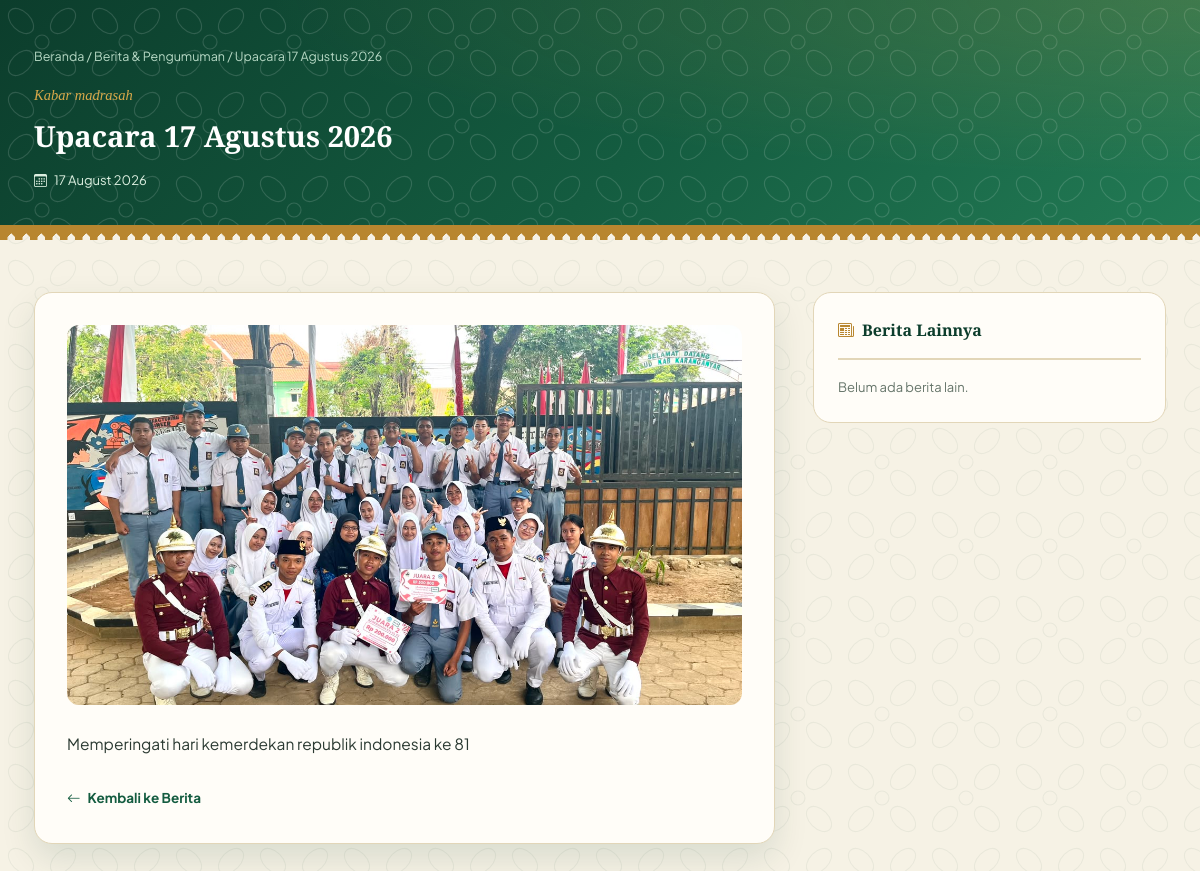
The page /Berita/detail/1 on the database its author committed.
### tables this page shows
CREATE TABLE `pengumuman` (
  `id_pengumuman` int NOT NULL,
  `judul` varchar(150) NOT NULL,
  `tanggal` date NOT NULL,
  `isi` text NOT NULL,
  `foto` varchar(255) DEFAULT NULL,
  `created_at` timestamp NULL DEFAULT CURRENT_TIMESTAMP
);

### application/controllers/Berita.php (called while the page is built, shortened)
<?php
class Berita extends CI_Controller {
    public function __construct()
    {
        $this->load->database();
        $this->load->model('Pengumuman_model', 'pengumuman');
    }
    public function detail($id = null)
    {
        $kontak = $this->db->get('kontak')->row();
        $berita = $this->pengumuman->get_by_id($id);
        $berita_lain = $this->db
            ->where('id_pengumuman !=', $id)
            ->order_by('tanggal', 'DESC')
            ->order_by('id_pengumuman', 'DESC')
            ->limit(4)
            ->get('pengumuman')
            ->result();
        $data = [
            'kontak'      => $kontak,
            'berita'      => $berita,
            'berita_lain' => $berita_lain,
        ];
        $this->load->view('berita_detail', $data);
    }
}

### index.php (called while the page is built, shortened)
<?php
require_once BASEPATH.'core/CodeIgniter.php';

### application/models/Pengumuman_model.php (called while the page is built, shortened)
<?php
class Pengumuman_model extends CI_Model {
    public function get_by_id($id)
    {
        return $this->db->get_where('pengumuman', ['id_pengumuman' => $id])->row();
    }
}

### application/views/berita_detail.php (the view, shortened to what this page needs)
<!DOCTYPE html>
<html lang="id">
<head>
<link rel="stylesheet" href="https://cdn.jsdelivr.net/npm/bootstrap-icons@1.11.3/font/bootstrap-icons.min.css">
</head>
<body>
<section class="page-hero">
  <div class="container">
    <div class="breadcrumb">
      <a href="<?= base_url() ?>">Beranda</a> /
      <a href="<?= base_url('Berita') ?>">Berita &amp; Pengumuman</a> /
      <?= html_escape($berita->judul) ?>
    </div>
    <span class="kicker">Kabar madrasah</span>
    <h1><?= html_escape($berita->judul) ?></h1>
    <div class="tanggal"><i class="bi bi-calendar3"></i> <?= date('d F Y', strtotime($berita->tanggal)) ?></div>
  </div>
</section>
<div class="tumpal"></div>
<section>
  <div class="container">
    <div class="content-wrap">
      <div class="article-body">
        <?php if (!empty($berita->foto) && file_exists('./upload/pengumuman/' . $berita->foto)): ?>
          <img class="article-banner" src="<?= base_url('upload/pengumuman/' . $berita->foto) ?>" alt="<?= html_escape($berita->judul) ?>">
        <?php endif; ?>
        <div class="article-text"><?= nl2br(html_escape($berita->isi)) ?></div>
        <a href="<?= base_url('Berita') ?>" class="back-link"><i class="bi bi-arrow-left"></i> Kembali ke Berita</a>
      </div>
      <aside class="sidebar">
        <h4><i class="bi bi-newspaper"></i> Berita Lainnya</h4>
        <?php if (!empty($berita_lain)): ?>
          <?php foreach ($berita_lain as $lain): ?>
            <a href="<?= base_url('Berita/detail/' . $lain->id_pengumuman) ?>" class="side-card">
              <?php if (!empty($lain->foto) && file_exists('./upload/pengumuman/' . $lain->foto)): ?>
                <img class="thumb" src="<?= base_url('upload/pengumuman/' . $lain->foto) ?>" alt="<?= html_escape($lain->judul) ?>">
              <?php else: ?>
                <div class="thumb"></div>
              <?php endif; ?>
              <div class="info">
                <h5><?= html_escape($lain->judul) ?></h5>
                <small><?= date('d M Y', strtotime($lain->tanggal)) ?></small>
              </div>
            </a>
          <?php endforeach; ?>
        <?php else: ?>
          <p style="color:var(--muted);font-size:13px;">Belum ada berita lain.</p>
        <?php endif; ?>
      </aside>
    </div>
  </div>
</section>
</body>
</html>

### application/views/berita_detail.php (style rules this page uses)
:root { --forest-deep:#0c3d2c; --forest:#145c40; --forest-mid:#227a54; --brass:#b8862f; --brass-light:#d9a94a; --clove:#7a4130; --ivory:#f6f2e5; --panel:#fffdf8; --ink:#1c2b22; --muted:#66756a; --line:#e2d6b8; --shadow:0 14px 34px rgba(12,61,44,.12); }
* { box-sizing:border-box;margin:0;padding:0; }
body { font-family:'Plus Jakarta Sans',ui-sans-serif,system-ui,sans-serif; color:var(--ink);background:var(--ivory);line-height:1.7;font-size:15.5px; }
h1,h2,h3 { font-family:'Spectral',Georgia,serif;color:var(--forest-deep);font-weight:600;line-height:1.25; }
img { max-width:100%;display:block; }
a { text-decoration:none;color:inherit; }
.container { max-width:1180px;margin:0 auto;padding:0 24px; }
.page-hero { position:relative;overflow:hidden;padding:46px 0 34px; }
.breadcrumb { color:#b6d8c4;font-size:12.5px;margin-bottom:16px; }
.kicker { font-family:'Spectral',Georgia,serif;font-style:italic;font-weight:500;color:var(--brass-light);font-size:14.5px;display:block;margin-bottom:8px; }
.page-hero h1 { color:#fff;font-size:29px;line-height:1.35;max-width:820px; }
.page-hero .tanggal { color:#dcefe0;font-size:13px;margin-top:14px;display:flex;align-items:center;gap:7px; }
.tumpal { height:15px;width:100%; background: linear-gradient(-45deg, transparent 7.5px, var(--brass) 7.5px) 0 0/15px 15px repeat-x, linear-gradient(45deg, transparent 7.5px, var(--brass) 7.5px) 0 0/15px 15px repeat-x; background-position:0 0, 7.5px 0; }
section { padding:52px 0 72px; }
.content-wrap { display:grid;grid-template-columns:2.1fr 1fr;gap:38px;align-items:start; }
.article-body { background:var(--panel);border:1px solid var(--line);border-radius:18px;padding:32px;box-shadow:var(--shadow); }
.article-banner { width:100%;max-height:400px;object-fit:cover;border-radius:12px;margin-bottom:26px; }
.article-text { font-size:15.5px;color:#2b3a32;white-space:pre-line; }
.back-link { display:inline-flex;align-items:center;gap:7px;font-size:13.5px;font-weight:700;color:var(--forest);margin-top:30px;transition:.2s; }
.sidebar { background:var(--panel);border:1px solid var(--line);border-radius:18px;padding:24px; }
.sidebar h4 { font-family:'Spectral',Georgia,serif;font-size:16px;font-weight:600;color:var(--forest-deep);margin-bottom:16px;padding-bottom:14px;border-bottom:2px solid var(--line);display:flex;align-items:center;gap:8px; }
.sidebar h4 i { color:var(--brass); }

### rows shown on the page
pengumuman: judul "Upacara 17 Agustus 2026", tanggal "17 August 2026", foto (picture), isi "Memperingati hari kemerdekan republik indonesia ke 81"
